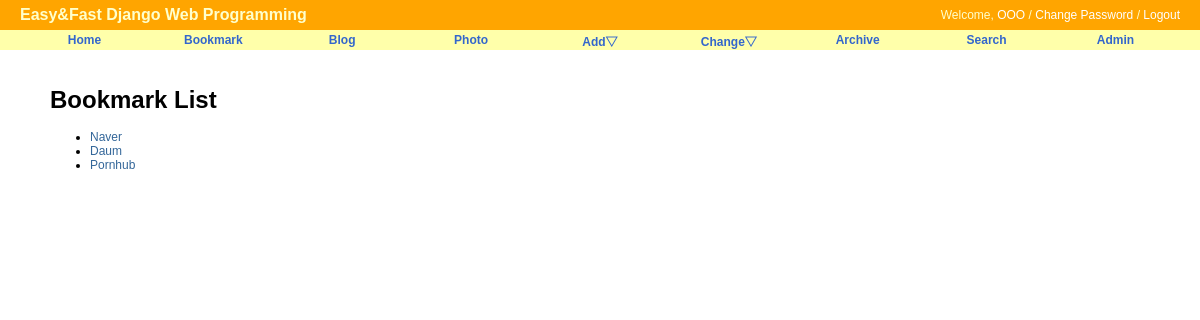
Screenshot of /bookmark/ with the database file from the repository.
### bookmark/models.py (models this page shows)
class Bookmark(models.Model):
    title = models.CharField(max_length=100, blank=True, null=True)
    url = models.URLField('url', unique=True)
    def __str__(self):
        return self.title

### bookmark/views.py (the view)
# urls.py: path('', BookmarkLV.as_view(), name='index'),
class BookmarkLV(ListView):
	model = Bookmark

### bookmark/templates/bookmark/bookmark_list.html (shortened to what this page needs)
{% extends "base.html" %}
{% block content %}
<div id="content">
	<h1>Bookmark List</h1>
	<ul>
		{% for bookmark in object_list %}
			<li><a href="{% url 'bookmark:detail' bookmark.id %}">{{ bookmark }}</a></li>
		{% endfor %}
	</ul>
</div>
{% endblock %}

### static/css/base.css (style rules this page uses)
body { font-family: "Lucida Grande", Verdana, Arial, sans-serif; font-size: 12px; }
div#content { position: absolute; top: 70px; left: 50px; right: 50px; }
a:link, a:visited { color: #369; text-decoration: none; }

### rows the page displays
Bookmark: title "Naver"
Bookmark: title "Daum"
Bookmark: title "Pornhub"
